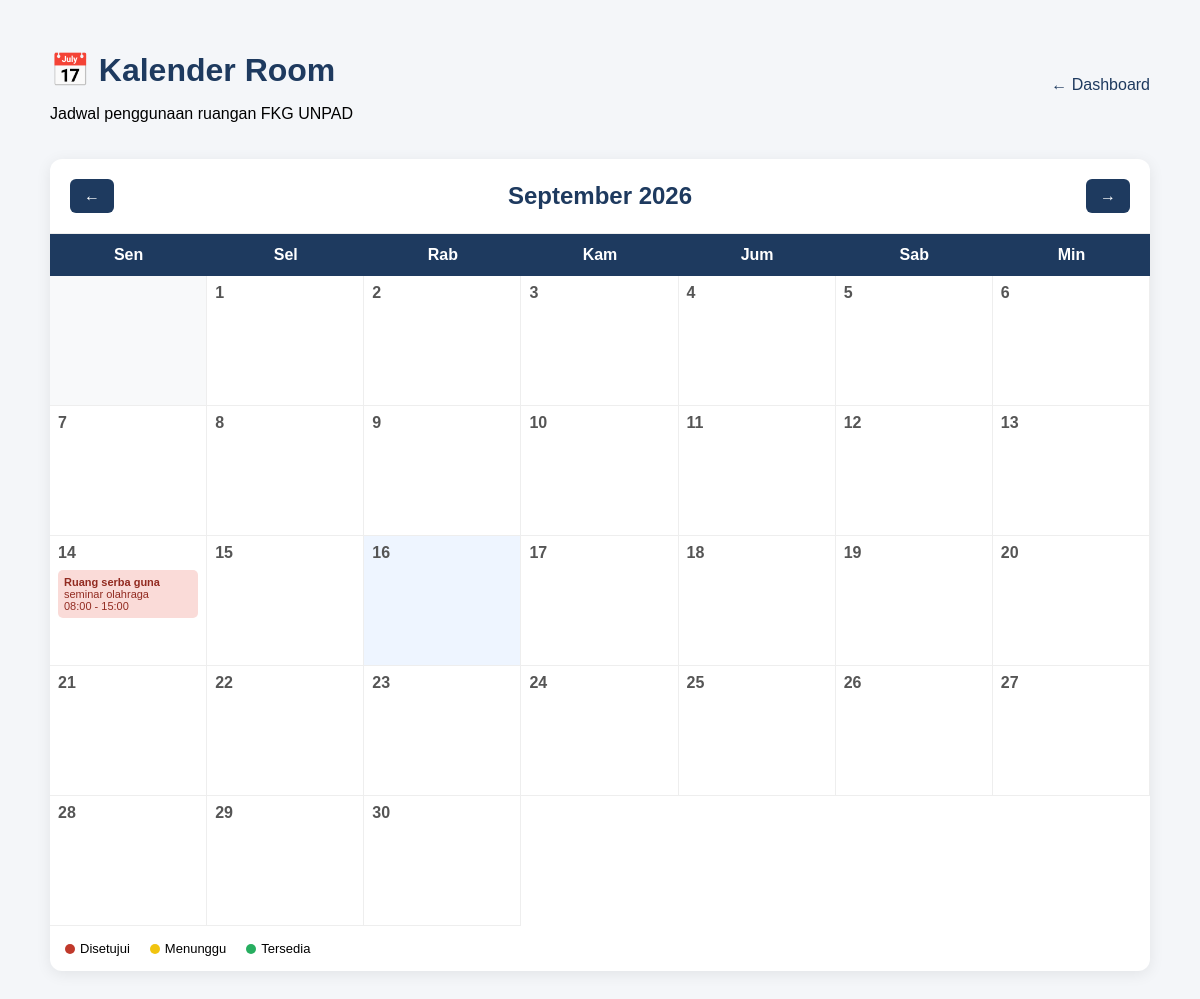
/dosen/kalender.php (signed in), run on the app's committed database.
### tables this page shows
CREATE TABLE `bookings` (
  `id` int NOT NULL AUTO_INCREMENT,
  `user_id` int NOT NULL,
  `room_id` int NOT NULL,
  `nama_acara` varchar(150) NOT NULL,
  `tanggal` date NOT NULL,
  `jam_mulai` time NOT NULL,
  `jam_selesai` time NOT NULL,
  `jumlah_peserta` int DEFAULT NULL,
  `keterangan` text,
  `status` enum('menunggu','disetujui','ditolak','dibatalkan') DEFAULT 'menunggu',
  `created_at` timestamp NULL DEFAULT CURRENT_TIMESTAMP,
  PRIMARY KEY (`id`),
  KEY `user_id` (`user_id`),
  KEY `room_id` (`room_id`),
  CONSTRAINT `bookings_ibfk_1` FOREIGN KEY (`user_id`) REFERENCES `users` (`id`),
  CONSTRAINT `bookings_ibfk_2` FOREIGN KEY (`room_id`) REFERENCES `rooms` (`id`)
);

CREATE TABLE `rooms` (
  `id` int NOT NULL AUTO_INCREMENT,
  `nama_room` varchar(100) NOT NULL,
  `kode_room` varchar(50) NOT NULL,
  `gedung` varchar(100) DEFAULT NULL,
  `lantai` varchar(20) DEFAULT NULL,
  `kapasitas` int DEFAULT NULL,
  `fasilitas` text,
  `status` enum('aktif','nonaktif') DEFAULT 'aktif',
  `created_at` timestamp NULL DEFAULT CURRENT_TIMESTAMP,
  PRIMARY KEY (`id`)
);

### dosen/kalender.php (the view, shortened to what this page needs)
<?php
include "../config/database.php";
$bulan = isset($_GET['bulan'])
    ? (int) $_GET['bulan']
    : date('n');
$tahun = isset($_GET['tahun'])
    ? (int) $_GET['tahun']
    : date('Y');
$jumlah_hari = cal_days_in_month(
    CAL_GREGORIAN,
    $bulan,
    $tahun
);
$hari_pertama = date(
    'N',
    strtotime("$tahun-$bulan-01")
);
$awal_bulan = sprintf(
    '%04d-%02d-01',
    $tahun,
    $bulan
);
$akhir_bulan = sprintf(
    '%04d-%02d-%02d',
    $tahun,
    $bulan,
    $jumlah_hari
);
$query = mysqli_query($conn, "
    SELECT
        bookings.*,
        rooms.nama_room
    FROM bookings
    JOIN rooms
        ON bookings.room_id = rooms.id
    WHERE bookings.tanggal
    BETWEEN '$awal_bulan'
    AND '$akhir_bulan'
    AND bookings.status IN
        ('menunggu', 'disetujui')
    ORDER BY bookings.jam_mulai
");
$booking = [];
while ($data = mysqli_fetch_assoc($query)) {
    $tanggal = (int) date(
        'j',
        strtotime($data['tanggal'])
    );
    $booking[$tanggal][] = $data;
}
$nama_bulan = [
    1 => 'Januari',
    2 => 'Februari',
    3 => 'Maret',
    4 => 'April',
    5 => 'Mei',
    6 => 'Juni',
    7 => 'Juli',
    8 => 'Agustus',
    9 => 'September',
    10 => 'Oktober',
    11 => 'November',
    12 => 'Desember'
];
$prev_bulan = $bulan - 1;
$prev_tahun = $tahun;
$next_bulan = $bulan + 1;
$next_tahun = $tahun;
?>
<!DOCTYPE html>
<html lang="id">
<head>
</head>
<body>
<div class="container">
<div class="header">
<div>
<h1>
    📅 Kalender Room
</h1>
<p>
    Jadwal penggunaan ruangan FKG UNPAD
</p>
</div>
<a
    href="index.php"
    class="back">
    ← Dashboard
</a>
</div>
<div class="calendar">
<div class="calendar-header">
<a
    class="nav-btn"
    href="?bulan=<?= $prev_bulan; ?>&tahun=<?= $prev_tahun; ?>">
    ←
</a>
<h2>
<?= $nama_bulan[$bulan]; ?>
<?= $tahun; ?>
</h2>
<a
    class="nav-btn"
    href="?bulan=<?= $next_bulan; ?>&tahun=<?= $next_tahun; ?>">
    →
</a>
</div>
<div class="week">
<div>Sen</div>
<div>Sel</div>
<div>Rab</div>
<div>Kam</div>
<div>Jum</div>
<div>Sab</div>
<div>Min</div>
</div>
<div class="days">
<?php for (
    $i = 1;
    $i < $hari_pertama;
    $i++
): ?>
<div class="day empty"></div>
<?php endfor; ?>
<?php for (
    $hari = 1;
    $hari <= $jumlah_hari;
    $hari++
): ?>
<?php
$tanggal_full = sprintf(
    '%04d-%02d-%02d',
    $tahun,
    $bulan,
    $hari
);
$is_today =
    $tanggal_full == date('Y-m-d');
?>
<div
    class="day <?= $is_today ? 'today' : ''; ?>">
<div class="number">
<?= $hari; ?>
</div>
<?php if (
    isset($booking[$hari])
): ?>
<?php foreach (
    $booking[$hari]
    as $event
): ?>
<a
    href="booking.php?room_id=<?= $event['room_id']; ?>&tanggal=<?= $tanggal_full; ?>"
    class="event <?= $event['status'] == 'menunggu' ? 'pending' : ''; ?>">
<strong>
<?= htmlspecialchars(
    $event['nama_room']
); ?>
</strong>
<br>
<?= htmlspecialchars(
    $event['nama_acara']
); ?>
<br>
<?= substr(
    $event['jam_mulai'],
    0,
    5
); ?>
-
<?= substr(
    $event['jam_selesai'],
    0,
    5
); ?>
</a>
<?php endforeach; ?>
<?php endif; ?>
</div>
<?php endfor; ?>
</div>
<div class="legend">
<span>
    <i class="dot red"></i>
    Disetujui
</span>
<span>
    <i class="dot yellow"></i>
    Menunggu
</span>
<span>
    <i class="dot green"></i>
    Tersedia
</span>
</div>
</div>
</div>
</body>
</html>

### dosen/kalender.php (style rules this page uses)
* { box-sizing: border-box; }
body { margin: 0; font-family: Arial; background: #f4f6f9; }
.container { width: 1100px; max-width: 95%; margin: 30px auto; }
.header { display: flex; justify-content: space-between; align-items: center; margin-bottom: 20px; }
.header h1 { color: #1e3a5f; margin-bottom: 5px; }
.back { text-decoration: none; color: #1e3a5f; }
.calendar { background: white; border-radius: 12px; overflow: hidden; box-shadow: 0 3px 15px rgba(0,0,0,.08); }
.calendar-header { padding: 20px; display: flex; justify-content: space-between; align-items: center; border-bottom: 1px solid #eee; }
.calendar-header h2 { margin: 0; color: #1e3a5f; }
.nav-btn { text-decoration: none; padding: 8px 14px; background: #1e3a5f; color: white; border-radius: 6px; }
.week { display: grid; grid-template-columns: repeat(7, 1fr); background: #1e3a5f; color: white; }
.week div { padding: 12px; text-align: center; font-weight: bold; }
.days { display: grid; grid-template-columns: repeat(7, 1fr); }
.day { min-height: 130px; border-right: 1px solid #eee; border-bottom: 1px solid #eee; padding: 8px; }
.empty { background: #f8f9fa; }
.number { font-weight: bold; margin-bottom: 8px; color: #555; }
.today { background: #eef5ff; }
.event { display: block; padding: 6px; margin-bottom: 5px; border-radius: 5px; background: #fadbd8; color: #922b21; font-size: 11px; text-decoration: none; }
.legend { padding: 15px; display: flex; gap: 20px; font-size: 13px; }
.legend span { display: inline-flex; align-items: center; gap: 5px; }
.dot { width: 10px; height: 10px; border-radius: 50%; display: inline-block; }
.red { background: #c0392b; }
.yellow { background: #f1c40f; }
.green { background: #27ae60; }

### data on the page
bookings: room.nama_room "Ruang serba guna", nama_acara "seminar olahraga", jam_mulai "08:00", jam_selesai "15:00"

### other printed values
$nama_bulan[$bulan] "September"
$tahun "2026"
